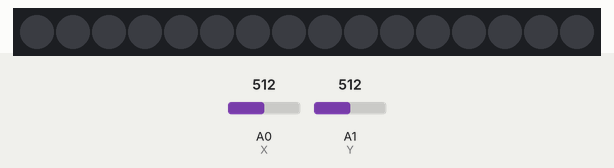
Simulated run of this sketch. Board: Arduino Uno, built with avr-gcc and run on an emulated ATmega328P. Parts: 16 RGB LEDs in strip order, left to right. The inputs (shaded band) are chosen by the test bench; at power-on: A0 (X) = 512, A1 (Y) = 512. Dim RGB values are drawn brighter than linear.

Above: at 1.2 s.
1.3 s: A0 (X) set to 589
2.8 s: A0 (X) set to 615
At 4.0 s:
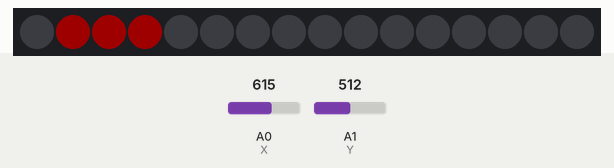
4.3 s: A1 (Y) set to 306
At 4.7 s:
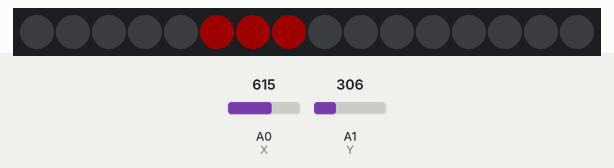
5.8 s: A1 (Y) set to 6
At 6.4 s:
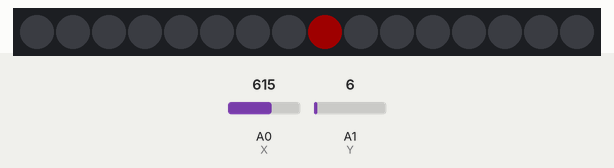
7.3 s: A0 (X) set to 1023
At 8.2 s:
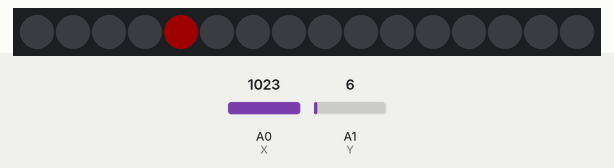
Timing chart, 0 to 9.8 s (numbered marks = the images above; inputs shaded):
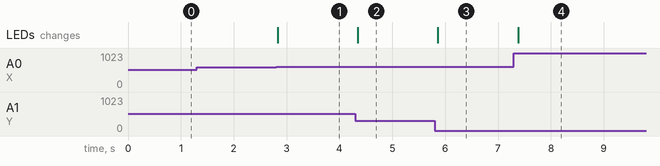

The sketch:

simonSaysFind.ino
```cpp
#include <Adafruit_NeoPixel.h>
#define PIN 6
#define X A0
#define Y A1
#define UPPER 1000
#define LOWER 23
#define MIDU 600  //mid upper
#define MIDL 400  //mid lower

int xPos,yPos;
int North[1] = {0};
int South[1] = {8};
int East[1] = {12};
int West[1] = {4};
int NorthEast[3] = {13,14,15};
int NorthWest[3] = {1,2,3};
int SouthWest[3] = {5,6,7};
int SouthEast[3] = {9,10,11};

uint32_t red;
uint32_t black;

Adafruit_NeoPixel strip = Adafruit_NeoPixel(16,PIN,NEO_GRB + NEO_KHZ800);
void setup() {
  // put your setup code here, to run once:
  strip.begin();
  colorFill(strip.Color(0,0,0)); //setting the pixels to black
  strip.setBrightness(30);
  strip.show();
  red = strip.Color(255,0,0);
  black = strip.Color(0,0,0);
  pinMode(X,INPUT);
  pinMode(Y,INPUT);
}

void loop() {
  // put your main code here, to run repeatedly:
  strip.clear();
  xPos = analogRead(X);
  yPos = analogRead(Y);

  if(xPos > MIDL && xPos < MIDU && yPos > MIDL && yPos < MIDU){

  }
  else if(xPos >= UPPER){
    groupFill(red,West,1);
  }
  else if(yPos >= UPPER){
    groupFill(red,North,1);
  }
  else if(xPos <= LOWER){
    groupFill(red,East,1);
  }
  else if(yPos <= LOWER){
    groupFill(red,South,1);
  }
  else if(xPos >= 512 && yPos >= 512){
    groupFill(red,NorthWest,3);
  }
  else if(xPos >= 512 && yPos <512){
    groupFill(red,SouthWest,3);
  }
  else if(xPos < 512 && yPos >= 512){
    groupFill(red,NorthEast,3);
  }
  else if(xPos < 512 && yPos < 512){
    groupFill(red,SouthEast,3);
  }
  strip.show();
  delay(100);
}

void colorFill(uint32_t color){
  for(int i=0; i<16; i++){
    strip.setPixelColor(i,color);
  }
}

void groupFill(uint32_t color, int group[], int len){
  for(int i=0; i<len; i++){
    strip.setPixelColor(group[i],color);
  }
}
```

Measured:
- the behaviour switches between 599 and 600 on A0 (X) (found by bisection; images 0 and 1)
- after the input at 1.3 s, every drawn part: stays the same
- after the input at 2.8 s, the LEDs: change at once (image 1)
- after the input at 4.3 s, the LEDs: change after 0.05 s (image 2)
- after the input at 5.8 s, the LEDs: change after 0.06 s (image 3)
- after the input at 7.3 s, the LEDs: change after 0.08 s (image 4)
